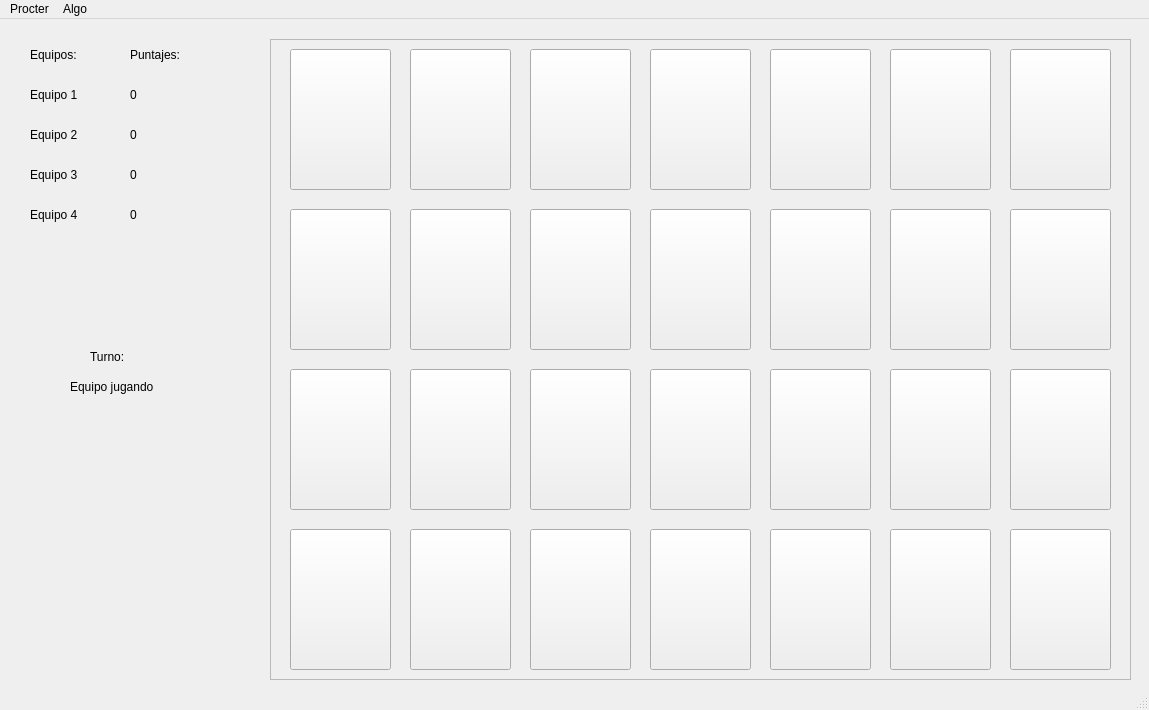
<?xml version="1.0" encoding="UTF-8"?>
<ui version="4.0">
 <class>MainWindow</class>
 <widget class="QMainWindow" name="MainWindow">
  <property name="geometry">
   <rect>
    <x>0</x>
    <y>0</y>
    <width>1149</width>
    <height>710</height>
   </rect>
  </property>
  <property name="windowTitle">
   <string>MainWindow</string>
  </property>
  <widget class="QWidget" name="centralwidget">
   <widget class="QFrame" name="frame">
    <property name="geometry">
     <rect>
      <x>270</x>
      <y>20</y>
      <width>861</width>
      <height>641</height>
     </rect>
    </property>
    <property name="frameShape">
     <enum>QFrame::StyledPanel</enum>
    </property>
    <property name="frameShadow">
     <enum>QFrame::Raised</enum>
    </property>
    <widget class="QPushButton" name="pushButton">
     <property name="geometry">
      <rect>
       <x>20</x>
       <y>10</y>
       <width>101</width>
       <height>141</height>
      </rect>
     </property>
     <property name="text">
      <string/>
     </property>
    </widget>
    <widget class="QPushButton" name="pushButton_2">
     <property name="geometry">
      <rect>
       <x>140</x>
       <y>10</y>
       <width>101</width>
       <height>141</height>
      </rect>
     </property>
     <property name="text">
      <string/>
     </property>
    </widget>
    <widget class="QPushButton" name="pushButton_3">
     <property name="geometry">
      <rect>
       <x>260</x>
       <y>10</y>
       <width>101</width>
       <height>141</height>
      </rect>
     </property>
     <property name="text">
      <string/>
     </property>
    </widget>
    <widget class="QPushButton" name="pushButton_4">
     <property name="geometry">
      <rect>
       <x>380</x>
       <y>10</y>
       <width>101</width>
       <height>141</height>
      </rect>
     </property>
     <property name="text">
      <string/>
     </property>
    </widget>
    <widget class="QPushButton" name="pushButton_5">
     <property name="geometry">
      <rect>
       <x>500</x>
       <y>10</y>
       <width>101</width>
       <height>141</height>
      </rect>
     </property>
     <property name="text">
      <string/>
     </property>
    </widget>
    <widget class="QPushButton" name="pushButton_6">
     <property name="geometry">
      <rect>
       <x>620</x>
       <y>10</y>
       <width>101</width>
       <height>141</height>
      </rect>
     </property>
     <property name="text">
      <string/>
     </property>
    </widget>
    <widget class="QPushButton" name="pushButton_7">
     <property name="geometry">
      <rect>
       <x>740</x>
       <y>10</y>
       <width>101</width>
       <height>141</height>
      </rect>
     </property>
     <property name="text">
      <string/>
     </property>
    </widget>
    <widget class="QPushButton" name="pushButton_8">
     <property name="geometry">
      <rect>
       <x>20</x>
       <y>170</y>
       <width>101</width>
       <height>141</height>
      </rect>
     </property>
     <property name="text">
      <string/>
     </property>
    </widget>
    <widget class="QPushButton" name="pushButton_9">
     <property name="geometry">
      <rect>
       <x>140</x>
       <y>170</y>
       <width>101</width>
       <height>141</height>
      </rect>
     </property>
     <property name="text">
      <string/>
     </property>
    </widget>
    <widget class="QPushButton" name="pushButton_10">
     <property name="geometry">
      <rect>
       <x>260</x>
       <y>170</y>
       <width>101</width>
       <height>141</height>
      </rect>
     </property>
     <property name="text">
      <string/>
     </property>
    </widget>
    <widget class="QPushButton" name="pushButton_11">
     <property name="geometry">
      <rect>
       <x>380</x>
       <y>170</y>
       <width>101</width>
       <height>141</height>
      </rect>
     </property>
     <property name="text">
      <string/>
     </property>
    </widget>
    <widget class="QPushButton" name="pushButton_12">
     <property name="geometry">
      <rect>
       <x>500</x>
       <y>170</y>
       <width>101</width>
       <height>141</height>
      </rect>
     </property>
     <property name="text">
      <string/>
     </property>
    </widget>
    <widget class="QPushButton" name="pushButton_13">
     <property name="geometry">
      <rect>
       <x>620</x>
       <y>170</y>
       <width>101</width>
       <height>141</height>
      </rect>
     </property>
     <property name="text">
      <string/>
     </property>
    </widget>
    <widget class="QPushButton" name="pushButton_14">
     <property name="geometry">
      <rect>
       <x>740</x>
       <y>170</y>
       <width>101</width>
       <height>141</height>
      </rect>
     </property>
     <property name="text">
      <string/>
     </property>
    </widget>
    <widget class="QPushButton" name="pushButton_15">
     <property name="geometry">
      <rect>
       <x>20</x>
       <y>330</y>
       <width>101</width>
       <height>141</height>
      </rect>
     </property>
     <property name="text">
      <string/>
     </property>
    </widget>
    <widget class="QPushButton" name="pushButton_16">
     <property name="geometry">
      <rect>
       <x>140</x>
       <y>330</y>
       <width>101</width>
       <height>141</height>
      </rect>
     </property>
     <property name="text">
      <string/>
     </property>
    </widget>
    <widget class="QPushButton" name="pushButton_17">
     <property name="geometry">
      <rect>
       <x>260</x>
       <y>330</y>
       <width>101</width>
       <height>141</height>
      </rect>
     </property>
     <property name="text">
      <string/>
     </property>
    </widget>
    <widget class="QPushButton" name="pushButton_18">
     <property name="geometry">
      <rect>
       <x>380</x>
       <y>330</y>
       <width>101</width>
       <height>141</height>
      </rect>
     </property>
     <property name="text">
      <string/>
     </property>
    </widget>
    <widget class="QPushButton" name="pushButton_19">
     <property name="geometry">
      <rect>
       <x>500</x>
       <y>330</y>
       <width>101</width>
       <height>141</height>
      </rect>
     </property>
     <property name="text">
      <string/>
     </property>
    </widget>
    <widget class="QPushButton" name="pushButton_20">
     <property name="geometry">
      <rect>
       <x>620</x>
       <y>330</y>
       <width>101</width>
       <height>141</height>
      </rect>
     </property>
     <property name="text">
      <string/>
     </property>
    </widget>
    <widget class="QPushButton" name="pushButton_21">
     <property name="geometry">
      <rect>
       <x>740</x>
       <y>330</y>
       <width>101</width>
       <height>141</height>
      </rect>
     </property>
     <property name="text">
      <string/>
     </property>
    </widget>
    <widget class="QPushButton" name="pushButton_22">
     <property name="geometry">
      <rect>
       <x>20</x>
       <y>490</y>
       <width>101</width>
       <height>141</height>
      </rect>
     </property>
     <property name="text">
      <string/>
     </property>
    </widget>
    <widget class="QPushButton" name="pushButton_23">
     <property name="geometry">
      <rect>
       <x>140</x>
       <y>490</y>
       <width>101</width>
       <height>141</height>
      </rect>
     </property>
     <property name="text">
      <string/>
     </property>
    </widget>
    <widget class="QPushButton" name="pushButton_24">
     <property name="geometry">
      <rect>
       <x>260</x>
       <y>490</y>
       <width>101</width>
       <height>141</height>
      </rect>
     </property>
     <property name="text">
      <string/>
     </property>
    </widget>
    <widget class="QPushButton" name="pushButton_25">
     <property name="geometry">
      <rect>
       <x>380</x>
       <y>490</y>
       <width>101</width>
       <height>141</height>
      </rect>
     </property>
     <property name="text">
      <string/>
     </property>
    </widget>
    <widget class="QPushButton" name="pushButton_26">
     <property name="geometry">
      <rect>
       <x>500</x>
       <y>490</y>
       <width>101</width>
       <height>141</height>
      </rect>
     </property>
     <property name="text">
      <string/>
     </property>
    </widget>
    <widget class="QPushButton" name="pushButton_27">
     <property name="geometry">
      <rect>
       <x>620</x>
       <y>490</y>
       <width>101</width>
       <height>141</height>
      </rect>
     </property>
     <property name="text">
      <string/>
     </property>
    </widget>
    <widget class="QPushButton" name="pushButton_28">
     <property name="geometry">
      <rect>
       <x>740</x>
       <y>490</y>
       <width>101</width>
       <height>141</height>
      </rect>
     </property>
     <property name="text">
      <string/>
     </property>
    </widget>
   </widget>
   <widget class="QLabel" name="TeamsLabel">
    <property name="geometry">
     <rect>
      <x>30</x>
      <y>20</y>
      <width>51</width>
      <height>31</height>
     </rect>
    </property>
    <property name="text">
     <string>Equipos:</string>
    </property>
   </widget>
   <widget class="QLabel" name="PointsLabel">
    <property name="geometry">
     <rect>
      <x>130</x>
      <y>20</y>
      <width>51</width>
      <height>31</height>
     </rect>
    </property>
    <property name="text">
     <string>Puntajes:</string>
    </property>
   </widget>
   <widget class="QLabel" name="TeamLabel_1">
    <property name="geometry">
     <rect>
      <x>30</x>
      <y>60</y>
      <width>51</width>
      <height>31</height>
     </rect>
    </property>
    <property name="text">
     <string>Equipo 1</string>
    </property>
   </widget>
   <widget class="QLabel" name="TeamLabel_2">
    <property name="geometry">
     <rect>
      <x>30</x>
      <y>100</y>
      <width>51</width>
      <height>31</height>
     </rect>
    </property>
    <property name="text">
     <string>Equipo 2</string>
    </property>
   </widget>
   <widget class="QLabel" name="TeamLabel_3">
    <property name="geometry">
     <rect>
      <x>30</x>
      <y>140</y>
      <width>51</width>
      <height>31</height>
     </rect>
    </property>
    <property name="text">
     <string>Equipo 3</string>
    </property>
   </widget>
   <widget class="QLabel" name="TeamLabel_4">
    <property name="geometry">
     <rect>
      <x>30</x>
      <y>180</y>
      <width>51</width>
      <height>31</height>
     </rect>
    </property>
    <property name="text">
     <string>Equipo 4</string>
    </property>
   </widget>
   <widget class="QLabel" name="PointsLabel_1">
    <property name="geometry">
     <rect>
      <x>130</x>
      <y>60</y>
      <width>51</width>
      <height>31</height>
     </rect>
    </property>
    <property name="text">
     <string>0</string>
    </property>
   </widget>
   <widget class="QLabel" name="PointsLabel_2">
    <property name="geometry">
     <rect>
      <x>130</x>
      <y>100</y>
      <width>51</width>
      <height>31</height>
     </rect>
    </property>
    <property name="text">
     <string>0</string>
    </property>
   </widget>
   <widget class="QLabel" name="PointsLabel_3">
    <property name="geometry">
     <rect>
      <x>130</x>
      <y>140</y>
      <width>51</width>
      <height>31</height>
     </rect>
    </property>
    <property name="text">
     <string>0</string>
    </property>
   </widget>
   <widget class="QLabel" name="PointsLabel_4">
    <property name="geometry">
     <rect>
      <x>130</x>
      <y>180</y>
      <width>51</width>
      <height>31</height>
     </rect>
    </property>
    <property name="text">
     <string>0</string>
    </property>
   </widget>
   <widget class="QLabel" name="label">
    <property name="geometry">
     <rect>
      <x>90</x>
      <y>330</y>
      <width>41</width>
      <height>16</height>
     </rect>
    </property>
    <property name="text">
     <string>Turno:</string>
    </property>
   </widget>
   <widget class="QLabel" name="playingTeamLabel">
    <property name="geometry">
     <rect>
      <x>70</x>
      <y>360</y>
      <width>91</width>
      <height>16</height>
     </rect>
    </property>
    <property name="text">
     <string>Equipo jugando</string>
    </property>
   </widget>
  </widget>
  <widget class="QMenuBar" name="menubar">
   <property name="geometry">
    <rect>
     <x>0</x>
     <y>0</y>
     <width>1149</width>
     <height>22</height>
    </rect>
   </property>
   <widget class="QMenu" name="menuProcter">
    <property name="title">
     <string>Procter</string>
    </property>
   </widget>
   <widget class="QMenu" name="menuAlgo">
    <property name="title">
     <string>Algo</string>
    </property>
   </widget>
   <addaction name="menuProcter"/>
   <addaction name="menuAlgo"/>
  </widget>
  <widget class="QStatusBar" name="statusbar"/>
 </widget>
 <resources/>
 <connections/>
</ui>
